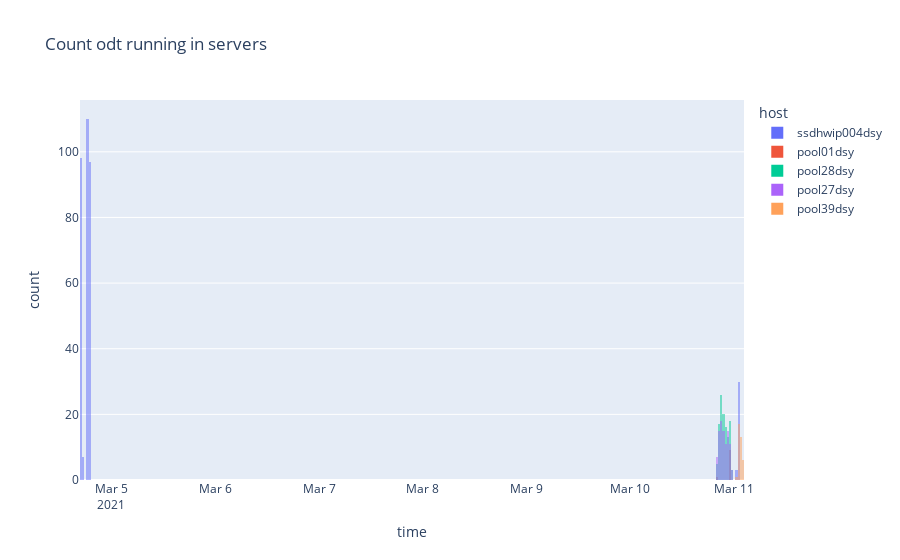

Write notebook code for a chart like this one.
### Code cell
plot_count_process_in_time_by_server(df_odtresult,name='odt',all='week')
